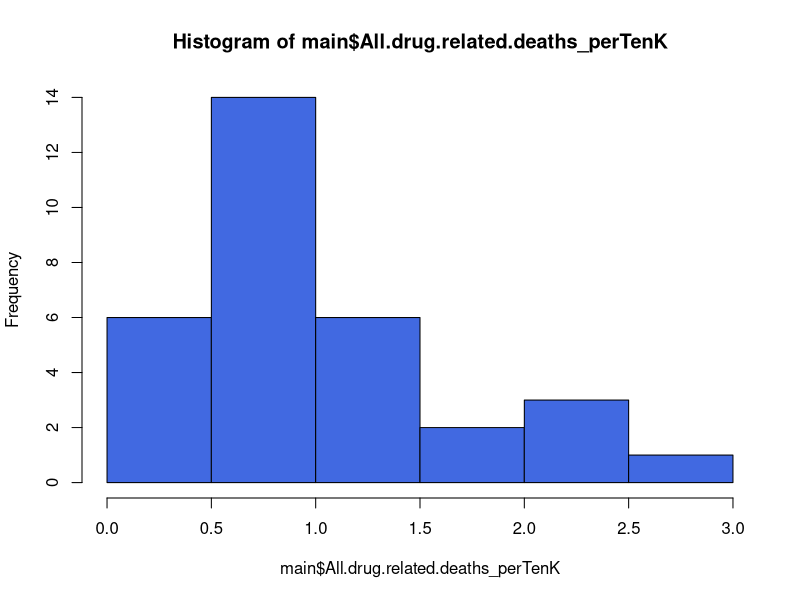
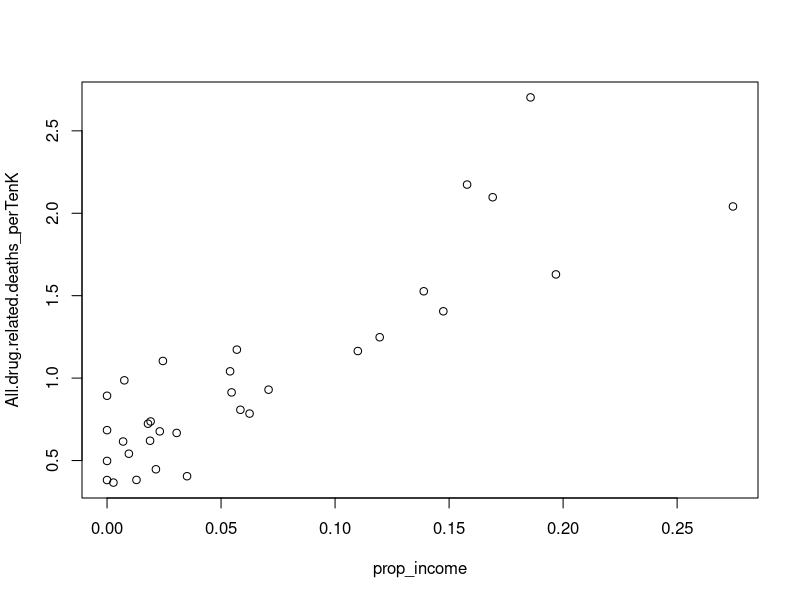
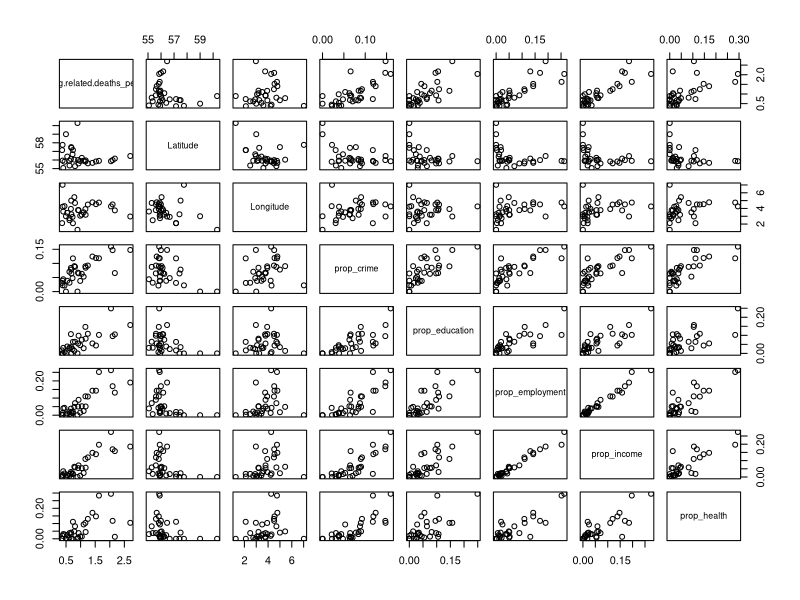

Write the R code that produced these figures, in order. (Note: this script raises an error after producing the figures.)
# ****Introduction****

# Data analysis is like an interview.  In any interview, the interviewer hopes to use a series of 
# questions in order to discover a story.  The questions the interviewer asks, of course, are 
# subjectively chosen.  As such, the story that one interviewer gets out of an interviewee might 
# be fairly different from the story that another interviewer gets out of the same person.  In the 
# same way, the commands (and thus the analysis) below are not the only way of analyzing the data.  
# When you understand what the commands are doing, you might decide to take a different approach 
# to analyzing the data.  Please do so, and be sure to share what you find!

# ****Dataset Background****

# The datasets that we will be working with all relate to council areas in scotland (roughly equivalent 
# to provinces).  The one which I have labeled 'main' has numbers representing the number of drug 
# related deaths by council area, with most of its columns containing counts that relate to specific 
# drugs. It also contains geographical coordinates of the council areas, in latitude and longitude.  
# The one which I have labeled 'pop' contains population numbers.
# The rest of the datasets contain numbers relating to problems with crime, education, employment, 
# health, and income.  The datasets contain proportions in them, such that values closer to 1 indicate 
# that the council area is more troubled, while values closer to 0 indicate that the council area is 
# less troubled in that particular way.

# P.S. If you haven't figured out already, any time a hash symbol begins a line, it means that I'm 
# writing a comment to you, rather than writing out code.

setwd("C:/Users/Derek/Documents/RPackages/R for Fun")

# Loading all the datasets

main = read.csv("2012-drugs-related-cx.csv")
pop = read.csv("scotland pop by ca.csv")
crime = read.csv("most_deprived_datazones_by_council_(crime)_2012.csv")
edu = read.csv("most_deprived_datazones_by_council_(education)_2012.csv")
emp = read.csv("most_deprived_datazones_by_council_(employment)_2012.csv")
health = read.csv("most_deprived_datazones_by_council_(health)_2012.csv")
income = read.csv("most_deprived_datazones_by_council_(income)_2012.csv")

# Indexing the data

names(main)
main$Council.area
main$Council.area[1:10]
main[1:10,1]

# Merging other relevant data with the main dataset

main = merge(main, pop[,c(2,3)], by.x="Council.area", by.y="Council.area", all.x=TRUE)
main = merge(main, crime[,c(1,4)], by.x="Council.area", by.y="label", all.x=TRUE)
main = merge(main, edu[,c(1,4)], by.x="Council.area", by.y="label", all.x=TRUE)
main = merge(main, emp[,c(1,4)], by.x="Council.area", by.y="label", all.x=TRUE)
main = merge(main, health[,c(1,4)], by.x="Council.area", by.y="label", all.x=TRUE)
main = merge(main, income[,c(1,4)], by.x="Council.area", by.y="label", all.x=TRUE)

# Weighting the number of drug related deaths by the population of each council area

main$All.drug.related.deaths_perTenK = (main$All.drug.related.deaths / (main$Population/10000))

# A histogram of the number of drug related deaths per 10,000 people

hist(main$All.drug.related.deaths_perTenK, col="royal blue")

# A Simple scatterplot

plot(All.drug.related.deaths_perTenK ~ prop_income, data=main)

# A Scatterplot matrix

pairs(~All.drug.related.deaths_perTenK + Latitude + Longitude + prop_crime + prop_education + prop_employment + prop_income + prop_health, data=main)

# Summary stats of all the variables in the dataset

summary(main)

# Simple summary stats of one variable at a time

mean(main$All.drug.related.deaths)
median(main$All.drug.related.deaths_perTenK)

# Here we do a median split of the longitudes of the council areas, resulting in an 'east' and 'west' group

main$LongSplit = cut(main$Longitude, breaks=quantile(main$Longitude, c(0,.5,1)), include.lowest=TRUE, right=FALSE, ordered_result=TRUE, labels=c("East", "West"))

# Let's examine the number of records that result in each group:

table(main$LongSplit)

# Now we do a median split of the latitudes of the council areas, resulting in a 'north' and 'south' group

main$LatSplit = cut(main$Latitude, breaks=quantile(main$Latitude, c(0,.5,1)), include.lowest=TRUE, right=FALSE, ordered_result=TRUE, labels=c("South", "North"))

# Now let's summarise some of the statistics according to our north-south east-west dimensions:

# install.packages("dplyr")
library(dplyr)

data_source = collect(main)
grouping_factors = group_by(source_df, LongSplit, LatSplit)
deaths_by_area = summarise(grouping_factors, median.deathsptk = median(All.drug.related.deaths_perTenK),
                           median.crime = median(prop_crime), median.emp = median(prop_employment),
                           median.edu = median(prop_education), num.council.areas = length(All.drug.related.deaths_perTenK))

# Examine the summary table just created

deaths_by_area

# Now we'll make some fun plots of the summary table

library(ggplot2)

qplot(LongSplit, median.deathsptk, data=deaths_by_area, facets=~LatSplit, geom="bar", stat="identity", fill="dark red",main="Median Deaths/10,000 by Area in Scotland") + theme(legend.position="none")

qplot(LongSplit, median.crime, data=deaths_by_area, facets=~LatSplit, geom="bar", stat="identity", fill="dark red",main="Median Crime Score by Area in Scotland") + theme(legend.position="none")

qplot(LongSplit, median.emp, data=deaths_by_area, facets=~LatSplit, geom="bar", stat="identity", fill="dark red",main="Median Unemployment Score by Area in Scotland") + theme(legend.position="none")

qplot(LongSplit, median.edu, data=deaths_by_area, facets=~LatSplit, geom="bar", stat="identity", fill="dark red",main="Median Education Problems Score by Area in Scotland") + theme(legend.position="none")

# ****Some Online R Resources****

# http://www.r-bloggers.com
# This is a website that aggregates the posts of people who blog about R (myself included, from time to time).  The site has been up for several years now, and boasts a total blog count of over 5,000 R Bloggers!  If something about R has been said anywhere, it's been said on this site!

# http://r.789695.n4.nabble.com/R-help-f789696.html
# The R-help listserv contains a lot of emails people have sent asking just about everything about R!  Look through and see if your question is answered there.

# http://www.introductoryr.co.uk/R_Resources_for_Beginners.html
# This page contains a lot of online books about R that will more than help get you started!

# http://stackoverflow.com/questions/tagged/r
# Stackoverflow is a great website to go to when you want to know which answers people like the best to pressing questions about R, amongst other things (the best get 'up'voted by more people, the worst.....well...)
